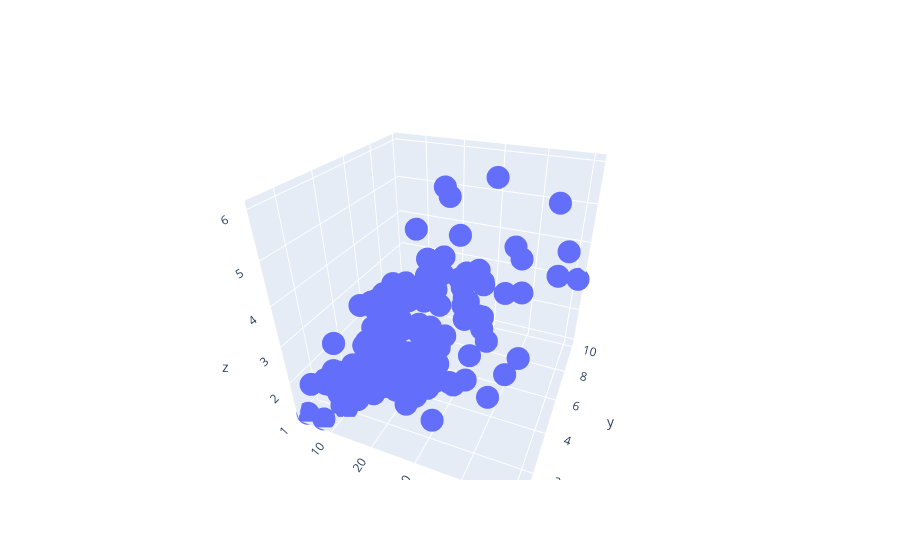

This figure's notebook cell:
### Code cell
fig = go.Figure()
fig.add_trace(go.Scatter3d(x = tips.total_bill, y = tips.tip, mode = 'markers', z = tips['size']))
fig.show()

### Figure 1 — Plotly figure (JSON) as saved in the notebook; plotly's stock layout.template omitted (floating-point values rounded to 4 significant figures; data arrays with more than 128 entries replaced by an {"elided": "..."} marker saying what was removed)
{"data": [{"mode": "markers", "type": "scatter3d", "x": {"elided": "244 float values"}, "y": {"elided": "244 float values"}, "z": {"elided": "244 int values"}}], "layout": {"autosize": true, "scene": {"aspectmode": "auto", "aspectratio": {"x": 1, "y": 1, "z": 1}, "camera": {"center": {"x": 0, "y": 0, "z": 0}, "eye": {"x": 0.6418, "y": -1.529, "z": 1.028}, "projection": {"type": "perspective"}, "up": {"x": 0, "y": 0, "z": 1}}}}}
